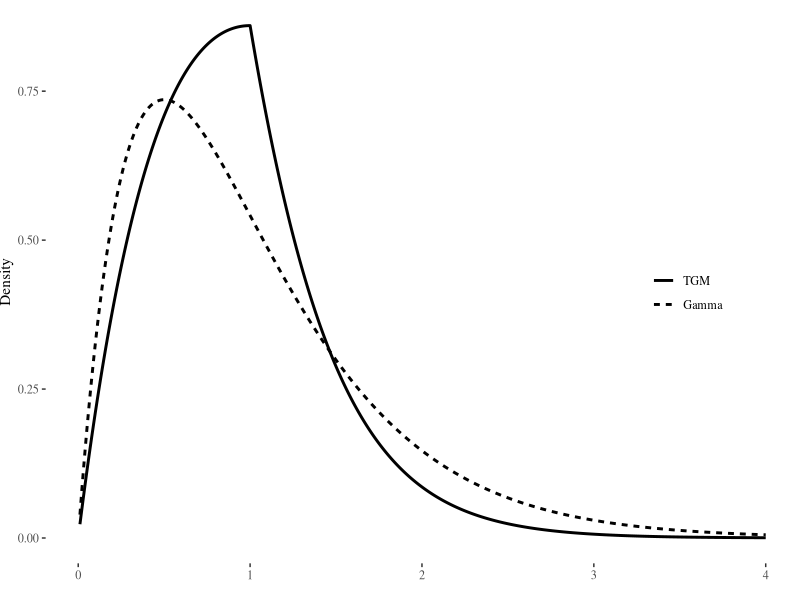
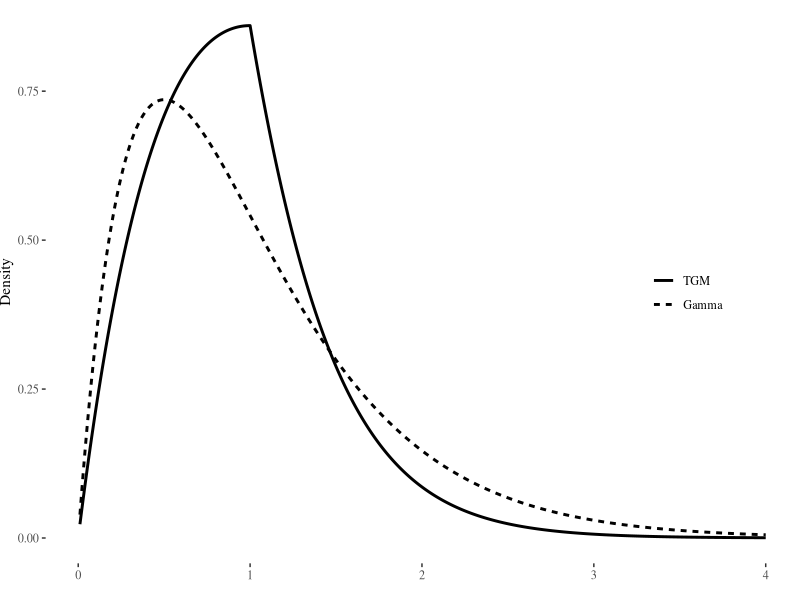

Reproduce these figures in R, in order.
library(tidyverse)
library(ggthemes)
library(purrr)

dTGM <- function(x, alpha, beta, lambda, tau){
  # Function to compute the PDF of the Truncated Gamma Mixture Distribution
  if(tau <= 0){
    return(dgamma(x, shape = alpha, rate = beta + lambda))
  }
  else{
    pi_1 <- exp(-lambda*tau)*pgamma(tau, alpha, beta - lambda)*gamma(alpha)/(beta - lambda)^alpha/
      (exp(-lambda*tau)*pgamma(tau, alpha, beta - lambda)*gamma(alpha)/(beta - lambda)^alpha +
         exp(lambda*tau)*pgamma(tau, alpha, beta + lambda, lower=F)*gamma(alpha)/(beta + lambda)^alpha)
    if(x <= tau){
      return(pi_1*dgamma(x, shape = alpha, rate = beta - lambda)/
               pgamma(tau, alpha, beta - lambda))
    }
    else{
      return((1-pi_1)*dgamma(x, shape = alpha, rate = beta + lambda)/
               pgamma(tau, alpha, beta + lambda, lower=F))
    }
  }
}

data.frame(x = seq(0.01, 4, 0.01)) %>%
  mutate(Gamma = dgamma(x, shape = 2, rate = 2),
         TGM = map_dbl(.x = x, .f = dTGM, alpha = 2, beta = 2, lambda = 1, tau = 1)) %>%
  pivot_longer(-x, names_to = "Distribution", values_to = "Density") %>%
  mutate(Distribution = factor(Distribution, levels = c("TGM", "Gamma"))) %>%
  ggplot(aes(x = x, y = Density, linetype = Distribution)) + 
  labs(x = "", linetype = "") +
  geom_line(linewidth = 1) +
  theme_tufte() +
  theme(legend.position=c(.85,.5)) +
  theme(plot.margin=grid::unit(c(0,0,0,0), "mm"))

ggsave("Figures/Figure6.pdf", width = 6.75, height = 2, dpi=600, units = "in")